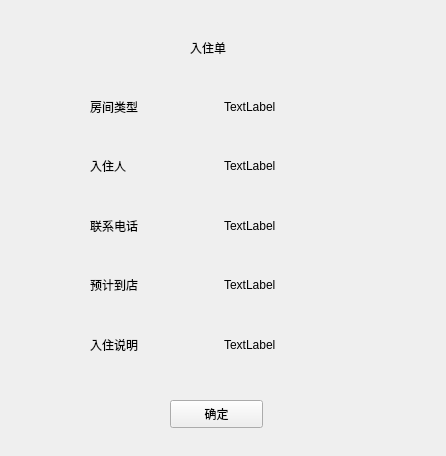
<?xml version="1.0" encoding="UTF-8"?>
<ui version="4.0">
 <class>ruzhudan</class>
 <widget class="QWidget" name="ruzhudan">
  <property name="geometry">
   <rect>
    <x>0</x>
    <y>0</y>
    <width>446</width>
    <height>456</height>
   </rect>
  </property>
  <property name="windowTitle">
   <string>Form</string>
  </property>
  <widget class="QWidget" name="gridLayoutWidget">
   <property name="geometry">
    <rect>
     <x>90</x>
     <y>80</y>
     <width>261</width>
     <height>291</height>
    </rect>
   </property>
   <layout class="QGridLayout" name="gridLayout">
    <item row="0" column="0">
     <widget class="QLabel" name="label_4">
      <property name="text">
       <string>房间类型</string>
      </property>
     </widget>
    </item>
    <item row="3" column="0">
     <widget class="QLabel" name="label_6">
      <property name="text">
       <string>预计到店</string>
      </property>
     </widget>
    </item>
    <item row="1" column="0">
     <widget class="QLabel" name="label_2">
      <property name="text">
       <string>入住人</string>
      </property>
     </widget>
    </item>
    <item row="2" column="0">
     <widget class="QLabel" name="label_5">
      <property name="text">
       <string>联系电话</string>
      </property>
     </widget>
    </item>
    <item row="1" column="1">
     <widget class="QLabel" name="label_3">
      <property name="text">
       <string>TextLabel</string>
      </property>
     </widget>
    </item>
    <item row="4" column="0">
     <widget class="QLabel" name="label_7">
      <property name="text">
       <string>入住说明</string>
      </property>
     </widget>
    </item>
    <item row="0" column="1">
     <widget class="QLabel" name="label_8">
      <property name="text">
       <string>TextLabel</string>
      </property>
     </widget>
    </item>
    <item row="2" column="1">
     <widget class="QLabel" name="label_9">
      <property name="text">
       <string>TextLabel</string>
      </property>
     </widget>
    </item>
    <item row="3" column="1">
     <widget class="QLabel" name="label_10">
      <property name="text">
       <string>TextLabel</string>
      </property>
     </widget>
    </item>
    <item row="4" column="1">
     <widget class="QLabel" name="label_11">
      <property name="text">
       <string>TextLabel</string>
      </property>
     </widget>
    </item>
   </layout>
  </widget>
  <widget class="QLabel" name="label">
   <property name="geometry">
    <rect>
     <x>190</x>
     <y>40</y>
     <width>72</width>
     <height>15</height>
    </rect>
   </property>
   <property name="text">
    <string>入住单</string>
   </property>
  </widget>
  <widget class="QPushButton" name="pushButton">
   <property name="geometry">
    <rect>
     <x>170</x>
     <y>400</y>
     <width>93</width>
     <height>28</height>
    </rect>
   </property>
   <property name="text">
    <string>确定</string>
   </property>
  </widget>
 </widget>
 <resources/>
 <connections/>
</ui>
